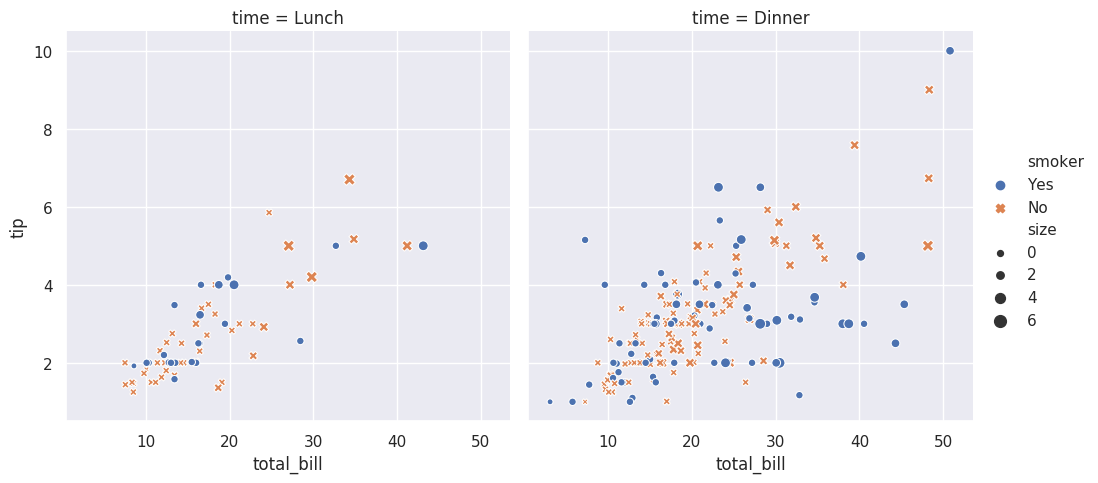

Recreate this plot in Python.
"""
Source : https://seaborn.pydata.org/introduction.html
"""

import seaborn as sns

sns.set()  # Apply the default default seaborn theme, scaling, and color palette. Optional.

tips = sns.load_dataset("tips")  # Load example dataset into Pandas DataFrame
#print(type(tips))

# print(tips)

plot = sns.relplot(
    x = "total_bill",
    y = "tip",
    col = "time",
    hue = "smoker",
    style = "smoker",
    size = "size",
    data = tips)

# print(type(plot))    # seaborn.axisgrid.FacetGrid
plot.savefig("tips.png")
